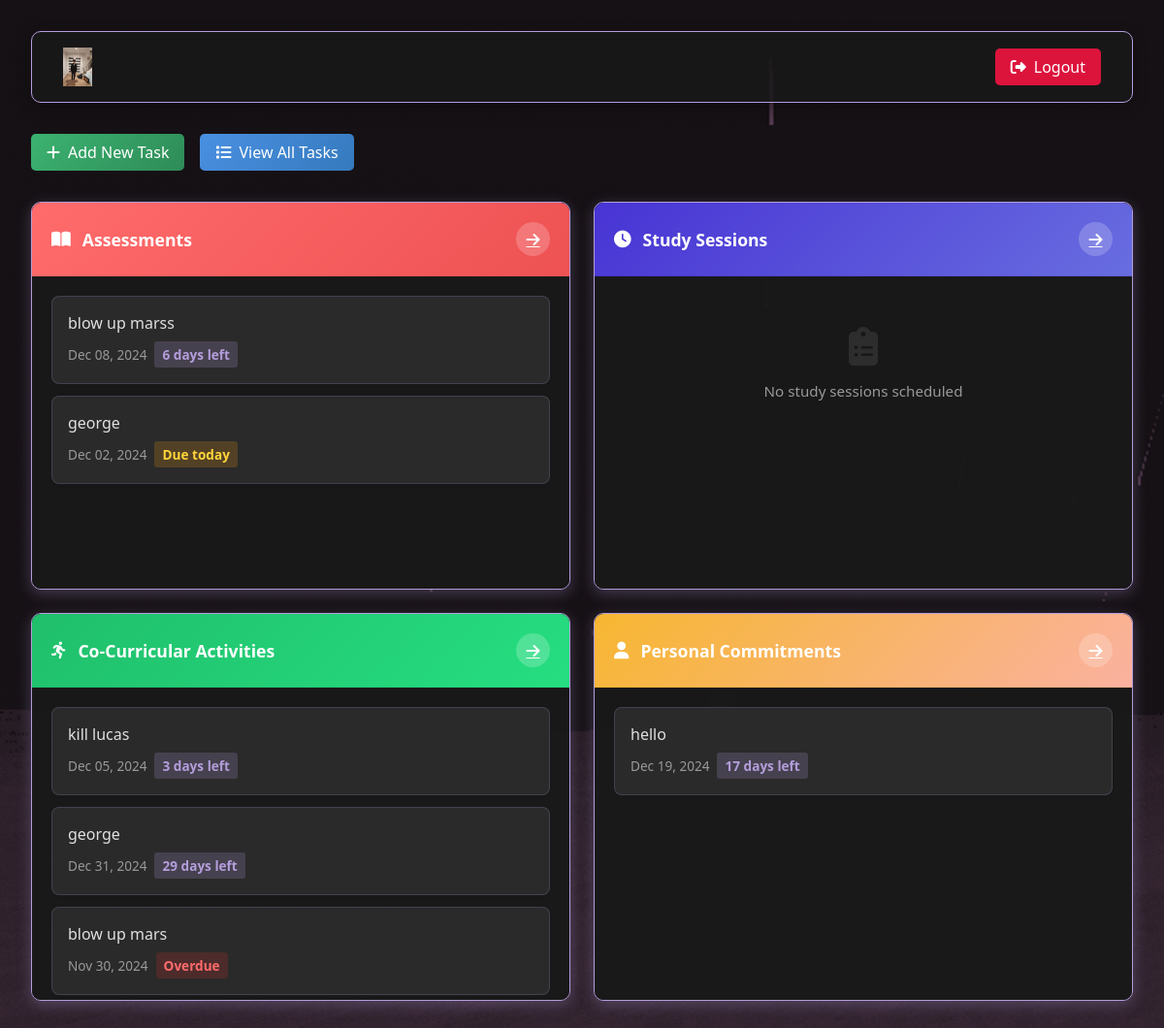
The page /dashboard (signed in) on the database as committed earlier.
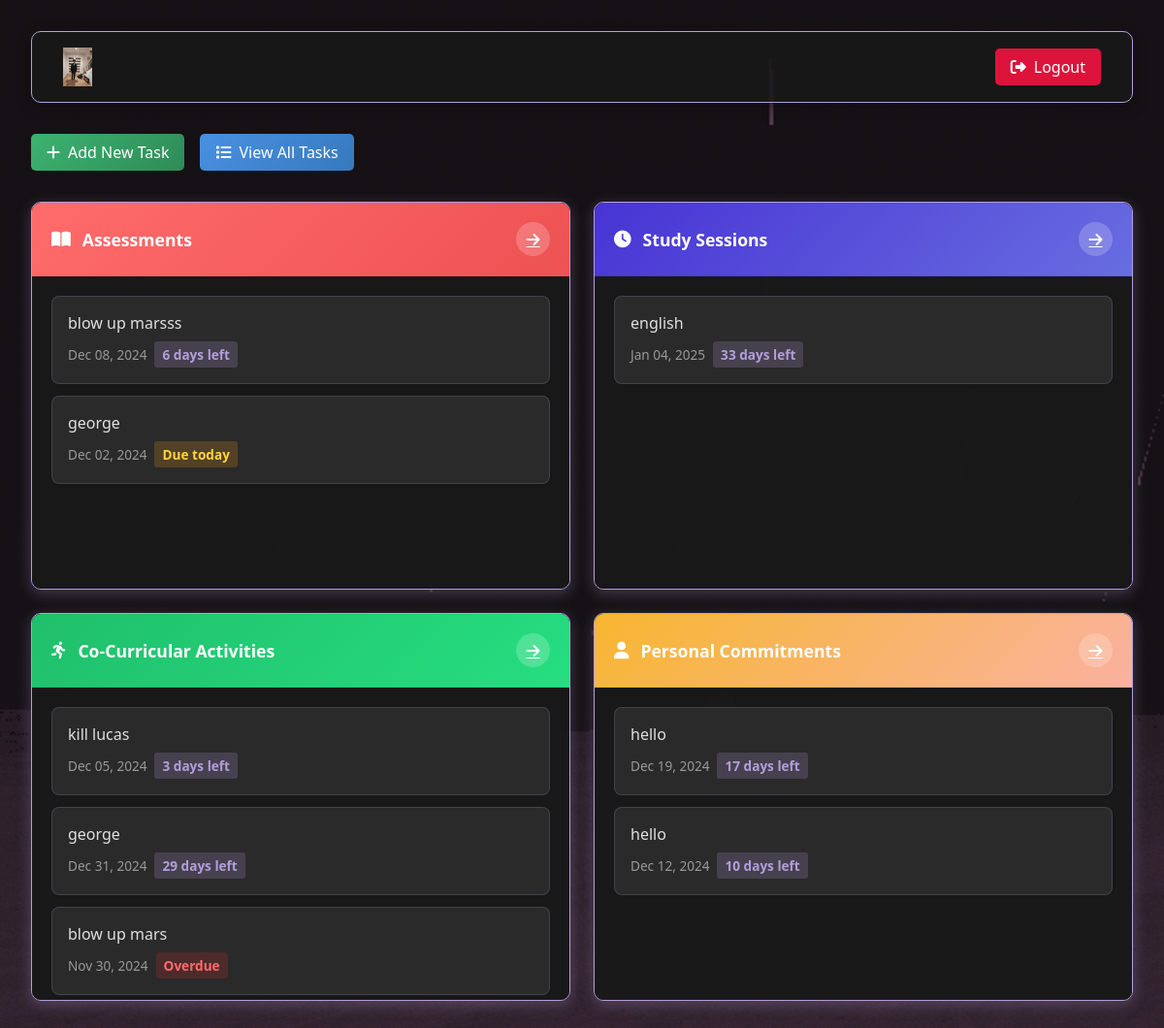
The same page on the database as committed later.
### flask_app/setup_db.py (models this page shows)
class ToDo(Base):
    __tablename__ = 'todo'
    id = Column(Integer, primary_key=True)
    task = Column(String, nullable=False)
    category = Column(String, nullable=False)
    completed = Column(Boolean, default=False)
    due_date = Column(DateTime, nullable=True)
    user_id = Column(Integer, ForeignKey('users.id'), nullable=False)
    user = relationship('User', back_populates='todos')

### flask_app/app.py (the view)
@app.route('/dashboard')
def dashboard():
    if "user_id" not in session:
        flash("Please log in to access the dashboard.", "warning")
        return redirect('/login')
    user_id = session["user_id"]
    todos = db_session.query(ToDo).filter_by(user_id=user_id).all()
    return render_template('dashboard.html', todos=todos, calculate_days=calculate_days_remaining)

### flask_app/app.py (called while the page is built)
def calculate_days_remaining(due_date):
    if not due_date:
        return None
    today = date.today()
    days = (due_date.date() - today).days
    if days < 0:
        return "Overdue"
    elif days == 0:
        return "Due today"
    else:
        return f"{days} days left"

### flask_app/templates/dashboard.html (shortened to what the changed rows need)
<!DOCTYPE html>
<html lang="en">
<head>
    <link rel="stylesheet" href="https://cdnjs.cloudflare.com/ajax/libs/font-awesome/6.4.0/css/all.min.css">
</head>
<body>
    <div class="dashboard">
        <div class="grid-container">
            <div class="card">
                <div class="card-body">
                    <div class="task-list">
                        {% set assessment_todos = todos|selectattr('category', 'equalto', 'Assessments')|list %}
                        {% if assessment_todos %}
                            {% for todo in assessment_todos %}
                                <div class="task-item">
                                    <div>
                                        <div class="task-title {% if todo.completed %}completed{% endif %}">
                                            {{ todo.task }}
                                        </div>
                                        {% if todo.due_date %}
                                            <div class="task-date">
                                                {{ todo.due_date.strftime('%b %d, %Y') }}
                                                {% set days = calculate_days(todo.due_date) %}
                                                {% if days %}
                                                    <span class="status {% if days == 'Overdue' %}status-overdue{% elif days == 'Due today' %}status-today{% else %}status-upcoming{% endif %}">
                                                        {{ days }}
                                                    </span>
                                                {% endif %}
                                            </div>
                                        {% endif %}
                                    </div>
                                </div>
                            {% endfor %}
                        {% else %}
                            <div class="empty-state">
                                <i class="fas fa-clipboard-list"></i>
                                <p>No assessments scheduled</p>
                            </div>
                        {% endif %}
                    </div>
                </div>
            </div>
            <div class="card">
                <div class="card-body">
                    <div class="task-list">
                        {% set study_todos = todos|selectattr('category', 'equalto', 'Study Sessions')|list %}
                        {% if study_todos %}
                            {% for todo in study_todos %}
                                <div class="task-item">
                                    <div>
                                        <div class="task-title {% if todo.completed %}completed{% endif %}">
                                            {{ todo.task }}
                                        </div>
                                        {% if todo.due_date %}
                                            <div class="task-date">
                                                {{ todo.due_date.strftime('%b %d, %Y') }}
                                                {% set days = calculate_days(todo.due_date) %}
                                                {% if days %}
                                                    <span class="status {% if days == 'Overdue' %}status-overdue{% elif days == 'Due today' %}status-today{% else %}status-upcoming{% endif %}">
                                                        {{ days }}
                                                    </span>
                                                {% endif %}
                                            </div>
                                        {% endif %}
                                    </div>
                                </div>
                            {% endfor %}
                        {% else %}
                            <div class="empty-state">
                                <i class="fas fa-clipboard-list"></i>
                                <p>No study sessions scheduled</p>
                            </div>
                        {% endif %}
                    </div>
                </div>
            </div>
            <div class="card">
                <div class="card-body">
                    <div class="task-list">
                        {% set cocurricular_todos = todos|selectattr('category', 'equalto', 'Co-Curricular')|list %}
                        {% if cocurricular_todos %}
                            {% for todo in cocurricular_todos %}
                                <div class="task-item">
                                    <div>
                                        <div class="task-title {% if todo.completed %}completed{% endif %}">
                                            {{ todo.task }}
                                        </div>
                                        {% if todo.due_date %}
                                            <div class="task-date">
                                                {{ todo.due_date.strftime('%b %d, %Y') }}
                                                {% set days = calculate_days(todo.due_date) %}
                                                {% if days %}
                                                    <span class="status {% if days == 'Overdue' %}status-overdue{% elif days == 'Due today' %}status-today{% else %}status-upcoming{% endif %}">
                                                        {{ days }}
                                                    </span>
                                                {% endif %}
                                            </div>
                                        {% endif %}
                                    </div>
                                </div>
                            {% endfor %}
                        {% else %}
                            <div class="empty-state">
                                <i class="fas fa-clipboard-list"></i>
                                <p>No co-curricular activities scheduled</p>
                            </div>
                        {% endif %}
                    </div>
                </div>
            </div>
            <div class="card">
                <div class="card-body">
                    <div class="task-list">
                        {% set personal_todos = todos|selectattr('category', 'equalto', 'Personal Commitments')|list %}
                        {% if personal_todos %}
                            {% for todo in personal_todos %}
                                <div class="task-item">
                                    <div>
                                        <div class="task-title {% if todo.completed %}completed{% endif %}">
                                            {{ todo.task }}
                                        </div>
                                        {% if todo.due_date %}
                                            <div class="task-date">
                                                {{ todo.due_date.strftime('%b %d, %Y') }}
                                                {% set days = calculate_days(todo.due_date) %}
                                                {% if days %}
                                                    <span class="status {% if days == 'Overdue' %}status-overdue{% elif days == 'Due today' %}status-today{% else %}status-upcoming{% endif %}">
                                                        {{ days }}
                                                    </span>
                                                {% endif %}
                                            </div>
                                        {% endif %}
                                    </div>
                                </div>
                            {% endfor %}
                        {% else %}
                            <div class="empty-state">
                                <i class="fas fa-clipboard-list"></i>
                                <p>No personal commitments scheduled</p>
                            </div>
                        {% endif %}
                    </div>
                </div>
            </div>
        </div>
    </div>
</body>
</html>

Rows that differ between the two databases and show on the page:
changed ToDo: task "blow up marss" → "blow up marsss"
added ToDo: task "english", due_date "Jan 04, 2025", days "33 days left"
added ToDo: task "hello", due_date "Dec 12, 2024", days "10 days left"
Other text that changed with them:
text no longer shown: "No study sessions scheduled"
